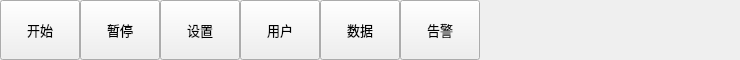
     <widget class="QWidget" name="widgetTitle" native="true">
      <property name="sizePolicy">
       <sizepolicy hsizetype="Expanding" vsizetype="Expanding">
        <horstretch>0</horstretch>
        <verstretch>0</verstretch>
       </sizepolicy>
      </property>
      <property name="maximumSize">
       <size>
        <width>16777215</width>
        <height>60</height>
       </size>
      </property>
      <layout class="QGridLayout" name="gridLayout">
       <property name="leftMargin">
        <number>0</number>
       </property>
       <property name="topMargin">
        <number>0</number>
       </property>
       <property name="rightMargin">
        <number>0</number>
       </property>
       <property name="bottomMargin">
        <number>0</number>
       </property>
       <property name="horizontalSpacing">
        <number>0</number>
       </property>
       <item row="0" column="2">
        <widget class="QLabel" name="labIco">
         <property name="sizePolicy">
          <sizepolicy hsizetype="Expanding" vsizetype="Expanding">
           <horstretch>0</horstretch>
           <verstretch>0</verstretch>
          </sizepolicy>
         </property>
         <property name="minimumSize">
          <size>
           <width>200</width>
           <height>0</height>
          </size>
         </property>
         <property name="maximumSize">
          <size>
           <width>200</width>
           <height>80</height>
          </size>
         </property>
         <property name="styleSheet">
          <string notr="true">border-image: url(:/acroViewTester/qrc/pics/Acroview.png);</string>
         </property>
         <property name="text">
          <string/>
         </property>
         <property name="alignment">
          <set>Qt::AlignCenter</set>
         </property>
        </widget>
       </item>
       <item row="0" column="3">
        <widget class="QWidget" name="widgetMenu" native="true">
         <layout class="QGridLayout" name="gridLayout_2">
          <property name="leftMargin">
           <number>0</number>
          </property>
          <property name="topMargin">
           <number>0</number>
          </property>
          <property name="rightMargin">
           <number>0</number>
          </property>
          <property name="bottomMargin">
           <number>0</number>
          </property>
          <property name="spacing">
           <number>0</number>
          </property>
          <item row="0" column="1" colspan="2">
           <spacer name="verticalSpacer">
            <property name="orientation">
             <enum>Qt::Vertical</enum>
            </property>
            <property name="sizeHint" stdset="0">
             <size>
              <width>20</width>
              <height>40</height>
             </size>
            </property>
           </spacer>
          </item>
         </layout>
        </widget>
       </item>
       <item row="0" column="1">
        <spacer name="horizontalSpacer">
         <property name="orientation">
          <enum>Qt::Horizontal</enum>
         </property>
         <property name="sizeHint" stdset="0">
          <size>
           <width>40</width>
           <height>20</height>
          </size>
         </property>
        </spacer>
       </item>
       <item row="0" column="0">
        <widget class="QWidget" name="widgetTop" native="true">
         <property name="sizePolicy">
          <sizepolicy hsizetype="Expanding" vsizetype="Expanding">
           <horstretch>0</horstretch>
           <verstretch>0</verstretch>
          </sizepolicy>
         </property>
         <property name="font">
          <font>
           <family>微软雅黑</family>
           <pointsize>10</pointsize>
          </font>
         </property>
         <layout class="QHBoxLayout" name="horizontalLayout_3">
          <property name="spacing">
           <number>0</number>
          </property>
          <property name="sizeConstraint">
           <enum>QLayout::SetNoConstraint</enum>
          </property>
          <property name="leftMargin">
           <number>0</number>
          </property>
          <property name="topMargin">
           <number>0</number>
          </property>
          <property name="rightMargin">
           <number>0</number>
          </property>
          <property name="bottomMargin">
           <number>0</number>
          </property>
          <item>
           <widget class="QToolButton" name="pushButtonStart">
            <property name="sizePolicy">
             <sizepolicy hsizetype="Expanding" vsizetype="Expanding">
              <horstretch>0</horstretch>
              <verstretch>0</verstretch>
             </sizepolicy>
            </property>
            <property name="minimumSize">
             <size>
              <width>80</width>
              <height>60</height>
             </size>
            </property>
            <property name="maximumSize">
             <size>
              <width>16777215</width>
              <height>80</height>
             </size>
            </property>
            <property name="font">
             <font>
              <family>微软雅黑</family>
              <pointsize>10</pointsize>
             </font>
            </property>
            <property name="text">
             <string>开始</string>
            </property>
            <property name="icon">
             <iconset resource="../../resources/acroViewTester.qrc">
              <normaloff>:/acroViewTester/qrc/pics/playBlack.png</normaloff>:/acroViewTester/qrc/pics/playBlack.png</iconset>
            </property>
            <property name="toolButtonStyle">
             <enum>Qt::ToolButtonTextUnderIcon</enum>
            </property>
           </widget>
          </item>
          <item>
           <widget class="QToolButton" name="pushButtonPause">
            <property name="sizePolicy">
             <sizepolicy hsizetype="Expanding" vsizetype="Expanding">
              <horstretch>0</horstretch>
              <verstretch>0</verstretch>
             </sizepolicy>
            </property>
            <property name="minimumSize">
             <size>
              <width>80</width>
              <height>60</height>
             </size>
            </property>
            <property name="maximumSize">
             <size>
              <width>16777215</width>
              <height>80</height>
             </size>
            </property>
            <property name="font">
             <font>
              <family>微软雅黑</family>
              <pointsize>10</pointsize>
             </font>
            </property>
            <property name="text">
             <string>暂停</string>
            </property>
            <property name="icon">
             <iconset resource="../../resources/acroViewTester.qrc">
              <normaloff>:/acroViewTester/qrc/pics/pauseBlack.png</normaloff>:/acroViewTester/qrc/pics/pauseBlack.png</iconset>
            </property>
            <property name="toolButtonStyle">
             <enum>Qt::ToolButtonTextUnderIcon</enum>
            </property>
           </widget>
          </item>
          <item>
           <widget class="QToolButton" name="pushButtonSetting">
            <property name="sizePolicy">
             <sizepolicy hsizetype="Expanding" vsizetype="Expanding">
              <horstretch>0</horstretch>
              <verstretch>0</verstretch>
             </sizepolicy>
            </property>
            <property name="minimumSize">
             <size>
              <width>80</width>
              <height>60</height>
             </size>
            </property>
            <property name="maximumSize">
             <size>
              <width>16777215</width>
              <height>80</height>
             </size>
            </property>
            <property name="font">
             <font>
              <family>微软雅黑</family>
              <pointsize>10</pointsize>
             </font>
            </property>
            <property name="text">
             <string>设置</string>
            </property>
            <property name="icon">
             <iconset resource="../../resources/acroViewTester.qrc">
              <normaloff>:/acroViewTester/qrc/pics/settingBlack.png</normaloff>:/acroViewTester/qrc/pics/settingBlack.png</iconset>
            </property>
            <property name="checked">
             <bool>false</bool>
            </property>
            <property name="toolButtonStyle">
             <enum>Qt::ToolButtonTextUnderIcon</enum>
            </property>
           </widget>
          </item>
          <item>
           <widget class="QToolButton" name="pushButtonUser">
            <property name="sizePolicy">
             <sizepolicy hsizetype="Expanding" vsizetype="Expanding">
              <horstretch>0</horstretch>
              <verstretch>0</verstretch>
             </sizepolicy>
            </property>
            <property name="minimumSize">
             <size>
              <width>80</width>
              <height>60</height>
             </size>
            </property>
            <property name="maximumSize">
             <size>
              <width>16777215</width>
              <height>80</height>
             </size>
            </property>
            <property name="font">
             <font>
              <family>微软雅黑</family>
              <pointsize>10</pointsize>
             </font>
            </property>
            <property name="styleSheet">
             <string notr="true"/>
            </property>
            <property name="text">
             <string>用户</string>
            </property>
            <property name="icon">
             <iconset resource="../../resources/acroViewTester.qrc">
              <normaloff>:/acroViewTester/qrc/pics/peopleBlack.png</normaloff>:/acroViewTester/qrc/pics/peopleBlack.png</iconset>
            </property>
            <property name="toolButtonStyle">
             <enum>Qt::ToolButtonTextUnderIcon</enum>
            </property>
           </widget>
          </item>
          <item>
           <widget class="QToolButton" name="pushButtonDatabase">
            <property name="sizePolicy">
             <sizepolicy hsizetype="Expanding" vsizetype="Expanding">
              <horstretch>0</horstretch>
              <verstretch>0</verstretch>
             </sizepolicy>
            </property>
            <property name="minimumSize">
             <size>
              <width>80</width>
              <height>60</height>
             </size>
            </property>
            <property name="maximumSize">
             <size>
              <width>16777215</width>
              <height>80</height>
             </size>
            </property>
            <property name="font">
             <font>
              <family>微软雅黑</family>
              <pointsize>10</pointsize>
             </font>
            </property>
            <property name="styleSheet">
             <string notr="true"/>
            </property>
            <property name="text">
             <string>数据</string>
            </property>
            <property name="icon">
             <iconset resource="../../resources/acroViewTester.qrc">
              <normaloff>:/acroViewTester/qrc/pics/dataBlack.png</normaloff>:/acroViewTester/qrc/pics/dataBlack.png</iconset>
            </property>
            <property name="toolButtonStyle">
             <enum>Qt::ToolButtonTextUnderIcon</enum>
            </property>
           </widget>
          </item>
          <item>
           <widget class="QToolButton" name="pushButtonAlarmInfo">
            <property name="sizePolicy">
             <sizepolicy hsizetype="Expanding" vsizetype="Expanding">
              <horstretch>0</horstretch>
              <verstretch>0</verstretch>
             </sizepolicy>
            </property>
            <property name="minimumSize">
             <size>
              <width>80</width>
              <height>60</height>
             </size>
            </property>
            <property name="maximumSize">
             <size>
              <width>16777215</width>
              <height>80</height>
             </size>
            </property>
            <property name="font">
             <font>
              <family>微软雅黑</family>
              <pointsize>10</pointsize>
             </font>
            </property>
            <property name="styleSheet">
             <string notr="true"/>
            </property>
            <property name="text">
             <string>告警</string>
            </property>
            <property name="icon">
             <iconset resource="../../resources/acroViewTester.qrc">
              <normaloff>:/acroViewTester/qrc/pics/alarmBlack.png</normaloff>:/acroViewTester/qrc/pics/alarmBlack.png</iconset>
            </property>
            <property name="toolButtonStyle">
             <enum>Qt::ToolButtonTextUnderIcon</enum>
            </property>
           </widget>
          </item>
         </layout>
        </widget>
       </item>
      </layout>
     </widget>
